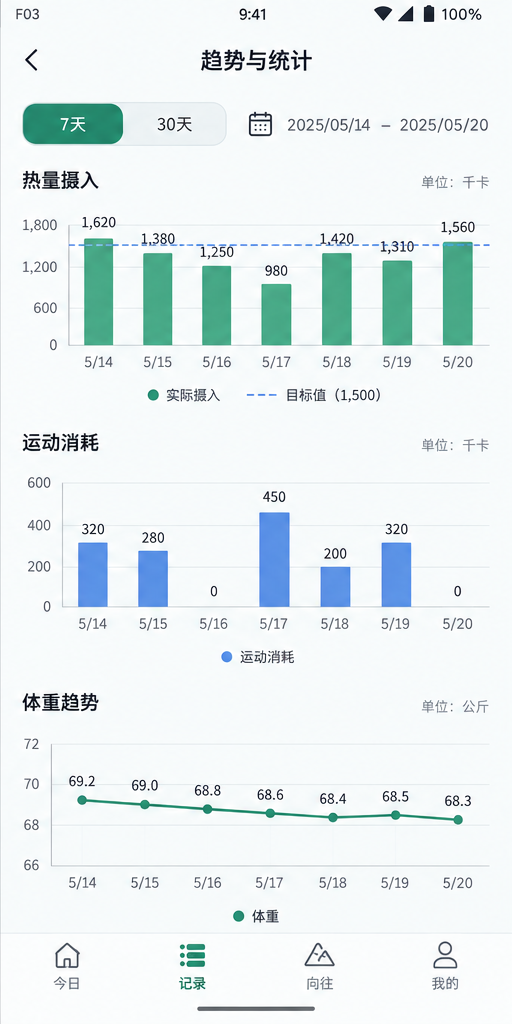
#> input picture design/screens/F03.png, 512 x 1024 px
$ python build_source_spec.py
#> lines starting #> are read from the running program, lines starting #| are printed output that depends on the picture; after the words box and inside, x2 and y2 are one past the last pixel; in counts of white or black regions, pixels touching at a corner belong together
### design/rebuild/source_spec_common_readonly.py
from pathlib import Path
from datetime import datetime
from hashlib import sha256
import json
from PIL import Image, ImageStat


def measured(value, source="Original source PNG; visible-edge native-pixel measurement, tolerance1-2px"):
    return {"value":value,"status":"measured","source":source}


def inferred(value, source="Candidate inferred from original raster; not original editable metadata"):
    return {"value":value,"status":"inferred","source":source}


def unknown(source):
    return {"value":None,"status":"unknown","source":source}


def build(root, text, controls, crops, titles, samples, extras=None):
    root=Path(root)
    source=root.parent.parent/"screens"
    manifest=json.loads((root.parent.parent/"manifest.json").read_text(encoding="utf-8-sig"))
    lookup={p["id"]:p for p in manifest["pages"] if p["id"] in text}
    root.mkdir(parents=True,exist_ok=True)
    spec={
      "schemaVersion":"1.0.0","createdAt":datetime.now().astimezone().isoformat(),
      "scope":"Original-source analysis only; no Figma creation or mutation",
      "coordinateSystem":"Original screen-local pixels,512x1024. Boxes XYWH; crops LTRB exclusive end.",
      "geometryMeaning":"Text x/y/w/h are measured visible-ink bounds inside candidate ROI, not original editable text frames.",
      "fontPolicy":{"actualFamily":unknown("No source font metadata supplied"),"candidateFamily":inferred("Noto Sans SC; calibrate original glyph metrics before acceptance")},
      "fieldStatusRules":{
        "text":{"measured":["text","x","y","w","h","inkMedianRGB"],"inferred":["textBoxCandidate","fontSizeCandidate","fontWeightCandidate","lineHeightCandidate","letterSpacingCandidate","textAlignCandidate","colorRole"]},
        "controls":{"measured":["x","y","w","h"],"inferred":["radiusCandidate","strokeCandidate","visibleState"]},
        "source":"Original PNG. Candidate font/line-height is not proven source typography. Shape edge tolerance1-2px."
      },"screens":[]
    }
    assets={
      "schemaVersion":"1.0.0","scope":"source crop planning only; crop files not generated","sources":{},
      "fieldStatusRules":{
        "measured":["sourceScreen","cropLTRB","pixelSize","classification","sourcePixelSHA256","vector","fileCreated"],
        "inferred":["plannedFile","status","componentRule"],"unknown":["alpha"],
        "source":"sourceScreen resolves through sources. Source artwork remains bitmap."
      },
      "componentRule":inferred("Use independent bitmap masters, reuse instances at natural pixel size within stable outer slots. Do not normalize all image fills to one size."),
      "assets":[]
    }
    for code, rows in text.items():
        path=source/f"{code}.png"
        image=Image.open(path).convert("RGB")
        assert image.size==(512,1024)
        digest=sha256(path.read_bytes()).hexdigest()
        assets["sources"][code]={"path":str(path),"sha256":digest,"status":"measured"}
        items=[]
        for key,content,box,size,weight,light,align in rows:
            x,y,w,h=box
            part=image.crop((x,y,x+w,y+h))
            pixels=list(part.getdata())
            flags=[min(p)>215 if light else min(p)<190 for p in pixels]
            mask=Image.new("L",part.size)
            mask.putdata([255 if flag else 0 for flag in flags])
            bb=mask.getbbox()
            ink=[x+bb[0],y+bb[1],bb[2]-bb[0],bb[3]-bb[1]] if bb else [None]*4
            foreground=[p for p,flag in zip(pixels,flags) if flag]
            color=[sorted(p[c] for p in foreground)[len(foreground)//2] for c in range(3)] if foreground else None
            items.append({
              "id":key,"text":content,"x":ink[0],"y":ink[1],"w":ink[2],"h":ink[3],
              "geometryStatus":"measured" if bb else "unknown","inkMedianRGB":color,
              "textBoxCandidate":box,"fontSizeCandidate":size,"fontWeightCandidate":weight,
              "lineHeightCandidate":round(size*1.4,1),"letterSpacingCandidate":0,
              "textAlignCandidate":align,"colorRole":"white" if light else "source_ink_sample"
            })
        colors={}
        for role,roi in samples[code].items():
            part=image.crop(roi)
            stat=ImageStat.Stat(part)
            pixels=list(part.getdata())
            if role=="accent":
                pixels=[p for p in pixels if p[1]-p[0]>25 and p[1]-p[2]>5]
            elif role=="primary_ink":
                pixels=[p for p in pixels if max(p)<140]
            colors[role]={
              "roiLTRB":measured(roi,"sampling coordinates"),
              "meanRGB":measured([round(v,2) for v in stat.mean],"source ROI mean"),
              "stddevRGB":measured([round(v,2) for v in stat.stddev],"source ROI stddev"),
              "filteredMedianRGB":measured([sorted(p[c] for p in pixels)[len(pixels)//2] for c in range(3)] if pixels else None,"Accent filters green, primary filters dark ink, others unfiltered")
            }
        screen={
          "id":code,"title":measured(titles[code],"original visible title"),
          "manifestName":measured(lookup[code]["name"],"manifest.json"),
          "sourceFile":str(path),"sourceSHA256":digest,"width":512,"height":1024,"dimensionStatus":"measured",
          "background":colors["background"],"colors":colors,"text":items,
          "controls":[{"id":key,"type":kind,"x":box[0],"y":box[1],"w":box[2],"h":box[3],
                       "geometryStatus":"measured","radiusCandidate":radius,"strokeCandidate":stroke,"visibleState":state}
                      for key,kind,box,radius,stroke,state in controls[code]],
          "assets":[name for name,src,*_ in crops if src==code],
          "reviewNotes":measured(lookup[code]["reviewNotes"],"manifest.json"),
          "dataBoundary":measured(lookup[code]["dataBoundary"],"manifest.json"),
          "trueDeviceSafeInset":unknown("Concept image, no device/density metadata")
        }
        if extras and code in extras:
            screen.update(extras[code])
        spec["screens"].append(screen)
    for name,code,crop,kind,note in crops:
        image=Image.open(source/f"{code}.png").convert("RGB").crop(crop)
        assets["assets"].append({
          "id":name,"sourceScreen":code,"cropLTRB":crop,"pixelSize":[crop[2]-crop[0],crop[3]-crop[1]],
          "plannedFile":str(root/"assets"/f"{name}.png"),"fileCreated":False,
          "classification":kind,"sourcePixelSHA256":sha256(image.tobytes()).hexdigest(),"vector":False,
          "alpha":unknown("Flattened PNG; transparency/source-matte handling must be explicit."),
          "status":"needs_clean_extraction" if kind.endswith("with_overlay") else "ready_for_exact_crop",
          "notes":note
        })
    for filename,data in [("source-spec.json",spec),("asset-manifest.json",assets)]:
        path=root/filename
        path.write_text(json.dumps(data,ensure_ascii=False,indent=2),encoding="utf-8")
        json.loads(path.read_text(encoding="utf-8"))
        print(str(path),path.stat().st_size)
    print("screens",len(spec["screens"]),"texts",sum(len(s["text"]) for s in spec["screens"]),"assets",len(assets["assets"]))

### design/rebuild/history/build_source_spec.py
from pathlib import Path
import sys
from PIL import Image
sys.path.insert(0,str(Path(__file__).parent.parent))
from source_spec_common_readonly import build, measured as m, inferred as i, unknown as u

ROOT=Path(__file__).parent
SOURCE=ROOT.parent.parent/"screens"
TEXT={code:[] for code in ["F01","F02","F03","F04","F05","F06","F07"]}


def t(code,key,content,box,size=20,weight=400,light=False,align="LEFT"):
    TEXT[code].append((key,content,box,size,weight,light,align))


for code,title in [("F01","历史记录"),("F02","日历"),("F03","趋势与统计")]:
    t(code,"time","9:41",[18,3,63,25] if code=="F01" else [240,3,67,25],14)
    t(code,"code","F01" if code=="F01" else ("P:02" if code=="F02" else "F03"),
      [241,3,56,25] if code=="F01" else [15,3,69,25],14)
    t(code,"battery","100%",[441,3,65,26],16)
    t(code,"title",title,[128,43,256,36],24,700,False,"CENTER")
    for index,label in enumerate(["今日","记录","向往","我的"]):
        t(code,"nav-"+str(index),label,[index*128,971,128,26],15,500 if index==1 else 400,False,"CENTER")

for key,content,box,size,weight in [
("range-7","7天",[24,108,106,31],18,500),
("range-30","30天",[130,108,110,31],18,400),
("category-label","分类",[24,164,109,25],14,400),
("date-label","日期范围",[155,164,221,25],14,400),
("order-label","时间顺序",[393,164,99,25],14,400),
("category-value","全部分类",[36,199,74,29],15,400),
("date-value","2025/05/01 – 2025/05/31",[164,199,181,29],14,400),
("order-value","从新到旧",[402,199,71,29],15,400),
("count","共 12 条记录",[24,261,180,29],16,400),
("filter-memory","筛选已保存 · 返回后保持当前筛选和滚动位置",[220,263,272,28],12.5,400),
]:
    t("F01",key,content,box,size,weight,key=="range-7","CENTER" if key.startswith("range-") else "LEFT")
HISTORY_ROWS=[
("5月20日　周二","12:30","饮食","午餐 · 685 千卡",306,333,350,339,369,344,"food"),
("5月19日　周一","08:20","运动","跑步 · 5.2 公里 · 320 千卡",407,438,456,446,474,450,"exercise"),
("5月18日　周日","19:10","饮食","晚餐 · 520 千卡",517,547,566,556,583,558,"food"),
("5月17日　周六","07:40","体重","68.5 公斤",625,655,673,664,690,665,"weight"),
("5月16日　周五","12:15","饮食","午餐 · 612 千卡",735,766,785,775,802,777,"food"),
("5月15日　周四","18:50","运动","健身 · 60 分钟 · 280 千卡",846,875,896,884,910,885,"exercise"),
]
for n,(day,time,title,detail,dy,line,ty,hy,sy,iy,kind) in enumerate(HISTORY_ROWS):
    t("F01",f"date-{n}",day,[24,dy,462,28],16)
    t("F01",f"time-{n}",time,[24,ty,71,29],17)
    t("F01",f"type-{n}",title,[158,hy,294,30],19,500)
    t("F01",f"detail-{n}",detail,[158,sy,311,27],17)

t("F02","month","2025年5月",[154,110,204,34],23,500,False,"CENTER")
CAL_X=[53,120,188,255,323,390,457]
for x,day in zip(CAL_X,["日","一","二","三","四","五","六"]):
    t("F02","weekday-"+day,day,[x-20,162,40,28],16,400,False,"CENTER")
CAL_WEEKS=[
 [27,28,29,30,1,2,3],
 [4,5,6,7,8,9,10],
 [11,12,13,14,15,16,17],
 [18,19,20,21,22,23,24],
 [25,26,27,28,29,30,31],
 [1,2,3,4,5,6,7],
]
CAL_YS=[205,261,318,376,434,492]
for row,(week,y) in enumerate(zip(CAL_WEEKS,CAL_YS)):
    for col,(day,x) in enumerate(zip(week,CAL_X)):
        selected=row==3 and col==2
        t("F02",f"day-{row}-{col}",str(day),[x-24,y,48,30],20 if selected else 17,700 if selected else 400,selected,"CENTER")
for key,content,box,size,weight in [
("selected-date","2025年5月20日",[22,553,155,33],20,700),
("selected-weekday","周二",[171,554,72,33],20,400),
("selected-count","共 2 条记录",[421,559,71,27],14,400),
("results-heading","当天结果",[22,604,451,32],20,700),
("weight-time","08:00",[22,655,69,30],17,400),
("weight-title","体重",[160,642,305,31],20,500),
("weight-value","68.3 公斤",[160,670,305,29],17,400),
("food-time","12:30",[22,725,69,30],17,400),
("food-title","饮食",[160,712,305,31],20,500),
("food-value","午餐 · 685 千卡",[160,740,305,29],17,400),
("empty-heading","无记录日期示例",[22,785,451,32],20,700),
("empty-date","5月21日",[106,828,81,31],18,400),
("empty-weekday","周三",[181,829,70,30],18,400),
("empty-caption","暂无记录",[106,856,324,28],16,400),
]:
    t("F02",key,content,box,size,weight)

t("F03","range-7","7天",[23,109,100,31],18,500,True,"CENTER")
t("F03","range-30","30天",[123,109,103,31],18,400,False,"CENTER")
t("F03","date-range","2025/05/14 – 2025/05/20",[287,109,204,31],16)
for key,title,y,unit in [("intake","热量摄入",166,"千卡"),("exercise","运动消耗",428,"千卡"),("weight","体重趋势",688,"公斤")]:
    t("F03",key+"-heading",title,[22,y,352,34],20,700)
    t("F03",key+"-unit","单位："+unit,[421,y+3,70,28],14)

INTAKE=[1620,1380,1250,980,1420,1310,1560]
EXERCISE=[320,280,0,450,200,320,0]
WEIGHTS=[69.2,69.0,68.8,68.6,68.4,68.5,68.3]
INTAKE_X=[98,157,217,276,336,396,458]
EXERCISE_X=[93,153,214,274,334,394,457]
WEIGHT_POINTS=[[82,800],[145,805],[207,809],[270,813],[333,818],[396,815],[458,820]]
DATES=["5/14","5/15","5/16","5/17","5/18","5/19","5/20"]
for n,(x,value,ly) in enumerate(zip(INTAKE_X,INTAKE,[211,228,241,258,227,236,209])):
    t("F03",f"intake-value-{n}",f"{value:,}",[x-30,ly,60,24],14,400,False,"CENTER")
    t("F03",f"intake-date-{n}",DATES[n],[x-27,349,54,26],14,400,False,"CENTER")
for n,(x,value,ly) in enumerate(zip(EXERCISE_X,EXERCISE,[518,527,582,485,542,518,580])):
    t("F03",f"exercise-value-{n}",str(value),[x-29,ly,58,24],14,400,False,"CENTER")
    t("F03",f"exercise-date-{n}",DATES[n],[x-27,611,54,26],14,400,False,"CENTER")
for n,((x,y),value) in enumerate(zip(WEIGHT_POINTS,WEIGHTS)):
    t("F03",f"weight-value-{n}",f"{value:.1f}",[x-29,y-31,58,25],14,400,False,"CENTER")
    t("F03",f"weight-date-{n}",DATES[n],[x-28,870,56,26],14,400,False,"CENTER")
for key,values,ys,x,w in [
("intake",["1,800","1,200","600","0"],[212,254,296,333],18,44),
("exercise",["600","400","200","0"],[471,513,554,594],24,31),
("weight",["72","70","68","66"],[731,772,813,854],20,25),
]:
    for n,(label,y) in enumerate(zip(values,ys)):
        t("F03",f"{key}-axis-{n}",label,[x,y,w,25],14,400,False,"RIGHT")
t("F03","legend-intake","实际摄入",[166,381,80,27],14)
t("F03","legend-target","目标值（1,500）",[286,381,190,27],14)
t("F03","legend-exercise","运动消耗",[240,644,112,27],14)
t("F03","legend-weight","体重",[251,903,90,28],14)

for code,title in [("F04","饮食记录详情"),("F05","运动记录详情"),("F06","体重记录详情")]:
    t(code,"code",code+" "+title,[17,4,285,27],16)
    t(code,"time","9:41",[29,32,69,30],19)
    t(code,"battery","100%",[403,32,86,30],19)
    t(code,"title",title,[89,79,294,48],29,700)
for key,content,box,size,weight,align in [
("meal-label","餐次",[92,167,233,40],24,400,"LEFT"),
("meal-value","午餐",[353,167,132,40],24,400,"RIGHT"),
("quantity-label","数量",[92,244,233,40],24,400,"LEFT"),
("quantity-value","350 g",[353,244,132,40],25,400,"RIGHT"),
("nutrition-heading","营养",[92,321,233,40],24,400,"LEFT"),
("energy-label","热量",[143,374,182,35],22,400,"LEFT"),
("energy-value","520 kcal",[336,373,149,38],25,400,"RIGHT"),
("protein-label","蛋白质",[143,423,182,35],22,400,"LEFT"),
("protein-value","28 g",[365,423,120,38],25,400,"RIGHT"),
("carbs-label","碳水",[143,474,182,35],22,400,"LEFT"),
("carbs-value","62 g",[365,474,120,38],25,400,"RIGHT"),
("fat-label","脂肪",[143,526,182,36],22,400,"LEFT"),
("fat-value","18 g",[365,526,120,38],25,400,"RIGHT"),
("source-label","来源",[92,610,233,40],24,400,"LEFT"),
("source-value","手动记录",[333,610,152,40],24,400,"RIGHT"),
("basis-label","估算依据",[92,687,351,40],24,400,"LEFT"),
("basis-value","食材数据库估算",[94,722,353,35],20,400,"LEFT"),
("date-label","日期",[92,798,233,40],24,400,"LEFT"),
("date-value","2025年3月8日",[278,798,207,40],24,400,"RIGHT"),
("note-label","备注",[92,880,213,40],24,400,"LEFT"),
("note-value","少油，正常份量",[284,880,201,40],24,400,"RIGHT"),
]:
    t("F04",key,content,box,size,weight,False,align)
for key,label,value,y in [
("type","类型","跑步",158),("duration","时长","42 分钟",221),
("distance","距离","6.2 km",285),("intensity","强度","中等",350),
("energy","消耗估算","约 410 kcal",414),("steps","步数","7,860 步",482),
]:
    t("F05",key+"-label",label,[91,y,225,38],23)
    t("F05",key+"-value",value,[317,y,168,38],24,400,False,"RIGHT")
t("F05","basis-label","估算依据",[91,545,349,39],23)
t("F05","basis-value","时长、距离与强度公式",[91,575,360,32],19)
t("F05","note-label","备注",[91,871,217,40],23)
t("F05","note-value","晚间慢跑",[321,871,164,40],23,400,False,"RIGHT")
t("F05","date-label","日期",[91,938,217,40],23)
t("F05","date-value","2025年3月7日",[282,938,203,40],23,400,False,"RIGHT")
for key,label,value,y in [
("weight","体重","69.5 kg",168),("sleep","睡眠","7.5 小时",251),
("date","日期","2025年3月8日",334),("note","备注","起床后记录",418),
]:
    t("F06",key+"-label",label,[91,y,215,42],24)
    t("F06",key+"-value",value,[300,y,185,42],24,400,False,"RIGHT")
for key,content,box,size,weight,align in [
("code","F07 心情记录详情",[18,3,319,29],17,400,"LEFT"),
("time","9:41",[30,32,80,32],19,400,"LEFT"),
("battery","100%",[439,32,66,33],19,400,"LEFT"),
("title","心情记录详情",[91,94,250,49],30,700,"LEFT"),
("edit","编辑",[324,125,77,32],20,400,"CENTER"),
("delete","删除",[411,125,76,32],20,400,"CENTER"),
("mood-heading","心情",[30,198,451,39],25,700,"LEFT"),
("mood-relaxed","轻松",[86,265,54,34],20,400,"LEFT"),
("mood-okay","还行",[204,265,55,34],20,400,"LEFT"),
("mood-irritable","烦躁",[320,265,55,34],20,400,"LEFT"),
("mood-tired","疲惫",[439,265,56,34],20,400,"LEFT"),
("stress-heading","压力（1 - 5）",[30,358,451,44],26,400,"LEFT"),
("sleep-heading","睡眠",[30,524,451,39],25,700,"LEFT"),
("sleep-value","7.5",[103,575,55,46],31,400,"LEFT"),
("sleep-unit","小时",[154,581,87,37],24,400,"LEFT"),
("date-heading","日期",[30,674,451,39],25,700,"LEFT"),
("date-value","2025年3月18日",[104,730,377,47],27,400,"LEFT"),
("note-heading","备注",[30,827,451,39],25,700,"LEFT"),
("note-value","今天状态不错，完成了计划。",[105,881,383,48],25,400,"LEFT"),
]:
    t("F07",key,content,box,size,weight,False,align)
for n,x in enumerate([31,123,216,309,402],1):
    t("F07",f"stress-{n}",str(n),[x,419,65,43],26,400,n==2,"CENTER")

CONTROLS={
"F01":[
("range-shell","rect",[24,102,216,43],14,1,""),
("range-7","rect",[24,103,106,40],13,0,"selected"),
("category-filter","rect",[24,193,107,40],8,1,"all"),
("date-filter","rect",[154,193,220,40],7,1,"custom-range"),
("order-filter","rect",[393,193,97,40],8,1,"newest"),
("filter-divider","line",[0,255,512,1],0,0,""),
],
"F02":[
("selected-day","ellipse",[161,362,53,53],27,0,"20"),
("calendar-divider","line",[22,545,468,1],0,0,""),
("results-divider","line",[22,634,468,1],0,0,""),
("weight-row-divider","line",[22,704,468,1],0,0,""),
("food-row-divider","line",[22,774,468,1],0,0,""),
("empty-example","rect",[22,818,468,74],10,0,"source-only mixed example"),
],
"F03":[
("range-shell","rect",[23,102,203,44],14,1,""),
("range-7","rect",[23,103,100,42],13,0,"selected"),
("intake-y-axis","line",[69,225,1,120],0,0,""),
("intake-x-axis","line",[69,345,420,1],0,0,""),
("intake-target","line",[78,245,411,1.5],0,0,"dashed"),
("exercise-y-axis","line",[62,483,1,124],0,0,""),
("exercise-x-axis","line",[62,607,427,1],0,0,""),
("weight-y-axis","line",[51,744,1,122],0,0,""),
("weight-x-axis","line",[51,866,438,1],0,0,""),
("legend-intake","ellipse",[148,390,10,10],5,0,""),
("legend-target","line",[247,395,29,1.5],0,0,"dashed"),
("legend-exercise","ellipse",[222,652,10,10],5,0,""),
("legend-weight","ellipse",[234,911,10,10],5,0,""),
],
"F04":[],
"F05":[("photo","rect",[27,617,459,226],9,0,"existing attachment example")],
"F06":[],
"F07":[
("header-divider","line",[31,174,451,1],0,0,""),
("relaxed","rect",[31,252,103,58],16,0,"selected-read-only"),
("okay","rect",[150,252,102,58],16,0,"read-only"),
("irritable","rect",[267,252,103,58],16,0,"read-only"),
("tired","rect",[385,252,102,58],16,0,"read-only"),
("mood-divider","line",[31,334,451,1],0,0,""),
("stress-divider","line",[31,499,451,1],0,0,""),
("sleep-divider","line",[31,650,451,1],0,0,""),
("date-divider","line",[31,803,451,1],0,0,""),
],
}
for n,row in enumerate(HISTORY_ROWS):
    CONTROLS["F01"].append((f"date-divider-{n}","line",[24,row[5],466,1],0,0,""))
for n,y in enumerate([400,506,615,725,835]):
    CONTROLS["F01"].append((f"record-divider-{n}","line",[24,y,466,1],0,0,""))
for code in ["F01","F02","F03"]:
    CONTROLS[code].extend([
      ("navigation-surface","rect",[0,933,512,67],0,0,"记录 selected"),
      ("navigation-divider","line",[0,933,512,1],0,0,""),
      ("gesture","rect",[198,1007,117,5],3,0,""),
    ])
for code,ys in [
("F04",[144,224,301,587,670,776,854]),
("F05",[145,209,271,335,399,465,530,855,920]),
("F06",[145,228,312,396]),
]:
    for n,y in enumerate(ys):
        CONTROLS[code].append((f"divider-{n}","line",[29,y,455,1],0,0,""))
    CONTROLS[code].append(("gesture","rect",[184,1002,145,6],3,0,""))
for n,x in enumerate([31,123,216,309,402],1):
    CONTROLS["F07"].append((f"stress-{n}","ellipse",[x,407 if n==2 else 408,65,65 if n==2 else 64],33,0,"selected-read-only" if n==2 else "read-only"))

DOTS=[
 (1,323,237,"green"),(3,457,237,"blue"),(5,120,293,"green"),(7,255,293,"red"),
 (9,390,293,"blue"),(12,120,350,"green"),(15,323,350,"blue"),(17,457,350,"red"),
 (19,120,407,"blue"),(20,188,407,"white"),
]
for day,x,y,color in DOTS:
    CONTROLS["F02"].append((f"calendar-dot-{day}","ellipse",[x-4,y-4,8,8],4,0,color))
for y in [225,267,309]:
    CONTROLS["F03"].append((f"intake-grid-{y}","line",[69,y,420,1],0,0,""))
for y in [483,525,566]:
    CONTROLS["F03"].append((f"exercise-grid-{y}","line",[62,y,427,1],0,0,""))
for y in [744,784,825]:
    CONTROLS["F03"].append((f"weight-grid-{y}","line",[51,y,438,1],0,0,""))
for n,(x,y) in enumerate(WEIGHT_POINTS):
    CONTROLS["F03"].append((f"weight-point-{n}","ellipse",[x-4.5,y-4.5,9,9],4.5,0,""))


def bar_measure(image,roi,color):
    x0,y0,x1,y1=roi
    part=image.crop(roi).convert("RGB")
    pixels=list(part.getdata())
    flag=[(g-r>20 and g-b>5 and g<195) if color=="green" else (b-r>25 and b-g>5) for r,g,b in pixels]
    mask=Image.new("L",part.size)
    mask.putdata([255 if v else 0 for v in flag])
    b=mask.getbbox()
    return [x0+b[0],y0+b[1],b[2]-b[0],b[3]-b[1]] if b else None


chart_image=Image.open(SOURCE/"F03.png").convert("RGB")
#> chart_image is the input picture: PIL image 512x1024 RGB; mean R, G, B 231.1, 239.9, 241
INTAKE_BARS=[bar_measure(chart_image,[x-21,228,x+22,346],"green") for x in INTAKE_X]
#> in bar_measure, `part=image.crop(roi).convert("RGB")`:
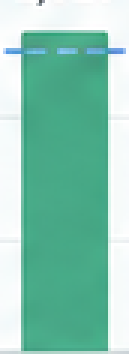
#> part: PIL image 43x118 RGB (shown 3 times larger); mean R, G, B 139.4, 199.9, 180.3
#> in bar_measure, `pixels=list(part.getdata())`: pixels = 5074 items, first 6: (242, 249, 250), (241, 249, 250), (241, 249, 250), (241, 249, 251), (241, 250, 251), (247, 253, 253)
#> in bar_measure, `flag=[(g-r>20 and g-b>5 and g<195) if color=="green" else (b-r>25 and ..`: flag = 5074 items, first 6: False, False, False, False, False, False
#> in bar_measure, `mask.putdata([255 if v else 0 for v in flag])`:
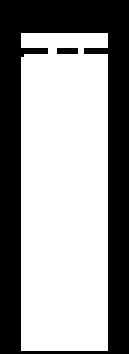
#> mask: PIL image 43x118 L (shown 3 times larger); 59.6% white; 2 black regions (1 under 20 px), largest, box (x1, y1, x2, y2) and area: (0, 0, 43, 118) 2035
#> in bar_measure, `b=mask.getbbox()`: b = (7, 11, 36, 117)
#> call 2 of bar_measure, with color = 'green'
#> in bar_measure (call 2), `x0,y0,x1,y1=roi`: x0 = 136; y0 = 228; x1 = 179; y1 = 346
#> in bar_measure (call 2), `part=image.crop(roi).convert("RGB")`:
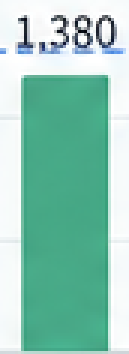
#> part: PIL image 43x118 RGB (shown 3 times larger); mean R, G, B 147.5, 201.3, 184.6
#> in bar_measure (call 2), `pixels=list(part.getdata())`: pixels = 5074 items, first 6: (246, 250, 251), (247, 251, 251), (247, 251, 251), (247, 251, 252), (248, 251, 252), (248, 251, 252)
#> in bar_measure (call 2), `mask.putdata([255 if v else 0 for v in flag])`:
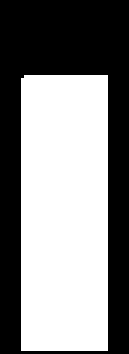
#> mask: PIL image 43x118 L (shown 3 times larger); 52.6% white; 1 black region, box (x1, y1, x2, y2) and area: (0, 0, 43, 118) 2407
#> in bar_measure (call 2), `b=mask.getbbox()`: b = (7, 25, 36, 117)
#> call 3 of bar_measure, with color = 'green'
#> in bar_measure (call 3), `x0,y0,x1,y1=roi`: x0 = 196; x1 = 239
#> in bar_measure (call 3), `part=image.crop(roi).convert("RGB")`:
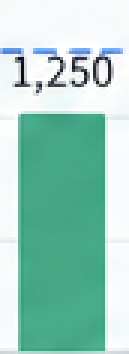
#> part: PIL image 43x118 RGB (shown 3 times larger); mean R, G, B 160.2, 207, 193.2
#> in bar_measure (call 3), `pixels=list(part.getdata())`: pixels = 5074 items, first 6: (247, 250, 251), (247, 250, 251), (247, 250, 251), (247, 250, 251), (247, 250, 251), (247, 251, 251)
#> (the rest of the program and of its run is left out)
